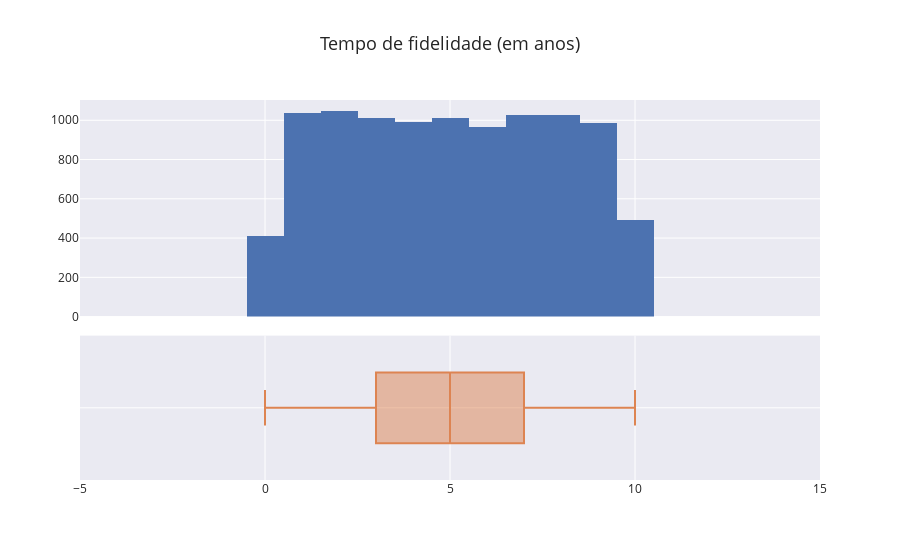

Here is the notebook cell this chart was saved with:
### Code cell
#Criando a figura para plotagem dos gráficos
fig = make_subplots(rows = 2, shared_xaxes = True, vertical_spacing = 0.05, row_heights = [0.6, 0.4])

#Gráfico 1 - Histograma
fig.add_trace(go.Histogram(x = df.TempoFidelidade), row = 1, col = 1)

#Gráfico 2 - Boxplot
fig.add_trace(go.Box(x = df.TempoFidelidade, name = '', orientation = 'h'), row = 2, col=1)

#Alterações de layout    
fig.update_layout(title = 'Tempo de fidelidade (em anos)', showlegend = False, title_font_size = 18)

#Configuração do eixo X    
fig.update_xaxes(range = [-5, 15])

#Mostrar o gráfico
fig.show()

### Figure 1 — Plotly figure (JSON) as saved in the notebook; plotly's stock layout.template omitted (floating-point values rounded to 4 significant figures; data arrays with more than 128 entries replaced by an {"elided": "..."} marker saying what was removed)
{"data": [{"type": "histogram", "x": {"elided": "10000 int values"}, "xaxis": "x", "yaxis": "y"}, {"name": "", "orientation": "h", "type": "box", "x": {"elided": "10000 int values"}, "xaxis": "x2", "yaxis": "y2"}], "layout": {"showlegend": false, "title": {"font": {"size": 18}, "text": "Tempo de fidelidade (em anos)"}, "xaxis": {"anchor": "y", "domain": [0, 1], "matches": "x2", "range": [-5, 15], "showticklabels": false}, "xaxis2": {"anchor": "y2", "domain": [0, 1], "range": [-5, 15]}, "yaxis": {"anchor": "x", "domain": [0.43, 1]}, "yaxis2": {"anchor": "x2", "domain": [0, 0.38]}}}
